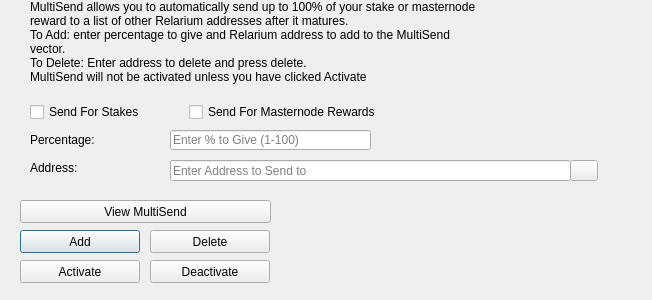
<?xml version="1.0" encoding="UTF-8"?>
<ui version="4.0">
 <class>MultiSendDialog</class>
 <widget class="QDialog" name="MultiSendDialog">
  <property name="windowModality">
   <enum>Qt::NonModal</enum>
  </property>
  <property name="geometry">
   <rect>
    <x>0</x>
    <y>0</y>
    <width>652</width>
    <height>300</height>
   </rect>
  </property>
  <property name="windowTitle">
   <string>MultiSend</string>
  </property>
  <widget class="QLineEdit" name="multiSendPercentEdit">
   <property name="geometry">
    <rect>
     <x>170</x>
     <y>130</y>
     <width>201</width>
     <height>20</height>
    </rect>
   </property>
   <property name="toolTip">
    <string>Enter whole numbers 1 - 100</string>
   </property>
   <property name="placeholderText">
    <string>Enter % to Give (1-100)</string>
   </property>
  </widget>
  <widget class="QLineEdit" name="multiSendAddressEdit">
   <property name="geometry">
    <rect>
     <x>170</x>
     <y>160</y>
     <width>401</width>
     <height>21</height>
    </rect>
   </property>
   <property name="toolTip">
    <string/>
   </property>
   <property name="placeholderText">
    <string>Enter Address to Send to</string>
   </property>
  </widget>
  <widget class="QLabel" name="label_2">
   <property name="geometry">
    <rect>
     <x>30</x>
     <y>0</y>
     <width>451</width>
     <height>121</height>
    </rect>
   </property>
   <property name="lineWidth">
    <number>1</number>
   </property>
   <property name="text">
    <string>MultiSend allows you to automatically send up to 100% of your stake or masternode reward to a list of other Relarium addresses after it matures.
To Add: enter percentage to give and Relarium address to add to the MultiSend vector.
To Delete: Enter address to delete and press delete.
MultiSend will not be activated unless you have clicked Activate</string>
   </property>
   <property name="alignment">
    <set>Qt::AlignLeading|Qt::AlignLeft|Qt::AlignTop</set>
   </property>
   <property name="wordWrap">
    <bool>true</bool>
   </property>
  </widget>
  <widget class="QLabel" name="message">
   <property name="geometry">
    <rect>
     <x>290</x>
     <y>200</y>
     <width>351</width>
     <height>91</height>
    </rect>
   </property>
   <property name="text">
    <string/>
   </property>
  </widget>
  <widget class="QPushButton" name="addButton">
   <property name="geometry">
    <rect>
     <x>20</x>
     <y>230</y>
     <width>120</width>
     <height>23</height>
    </rect>
   </property>
   <property name="toolTip">
    <string/>
   </property>
   <property name="statusTip">
    <string>Add to MultiSend Vector</string>
   </property>
   <property name="text">
    <string>Add</string>
   </property>
  </widget>
  <widget class="QPushButton" name="disableButton">
   <property name="geometry">
    <rect>
     <x>150</x>
     <y>260</y>
     <width>120</width>
     <height>23</height>
    </rect>
   </property>
   <property name="statusTip">
    <string>Deactivate MultiSend</string>
   </property>
   <property name="text">
    <string>Deactivate</string>
   </property>
  </widget>
  <widget class="QPushButton" name="addressBookButton">
   <property name="geometry">
    <rect>
     <x>570</x>
     <y>160</y>
     <width>28</width>
     <height>21</height>
    </rect>
   </property>
   <property name="toolTip">
    <string>Choose an address from the address book</string>
   </property>
   <property name="text">
    <string/>
   </property>
   <property name="icon">
    <iconset resource="../relarium.qrc">
     <normaloff>:/icons/address-book</normaloff>:/icons/address-book</iconset>
   </property>
   <property name="shortcut">
    <string>Alt+A</string>
   </property>
   <property name="autoDefault">
    <bool>false</bool>
   </property>
  </widget>
  <widget class="QLabel" name="label">
   <property name="geometry">
    <rect>
     <x>30</x>
     <y>130</y>
     <width>121</width>
     <height>20</height>
    </rect>
   </property>
   <property name="toolTip">
    <string>Percentage of stake to send</string>
   </property>
   <property name="text">
    <string>Percentage:</string>
   </property>
  </widget>
  <widget class="QLabel" name="label_5">
   <property name="geometry">
    <rect>
     <x>30</x>
     <y>160</y>
     <width>111</width>
     <height>16</height>
    </rect>
   </property>
   <property name="toolTip">
    <string>Address to send portion of stake to</string>
   </property>
   <property name="text">
    <string>Address:</string>
   </property>
  </widget>
  <widget class="QPushButton" name="deleteButton">
   <property name="geometry">
    <rect>
     <x>150</x>
     <y>230</y>
     <width>120</width>
     <height>23</height>
    </rect>
   </property>
   <property name="toolTip">
    <string/>
   </property>
   <property name="statusTip">
    <string>Delete Address From MultiSend Vector</string>
   </property>
   <property name="text">
    <string>Delete</string>
   </property>
  </widget>
  <widget class="QPushButton" name="activateButton">
   <property name="geometry">
    <rect>
     <x>20</x>
     <y>260</y>
     <width>120</width>
     <height>23</height>
    </rect>
   </property>
   <property name="statusTip">
    <string>Activate MultiSend</string>
   </property>
   <property name="text">
    <string>Activate</string>
   </property>
  </widget>
  <widget class="QPushButton" name="viewButton">
   <property name="geometry">
    <rect>
     <x>20</x>
     <y>200</y>
     <width>251</width>
     <height>23</height>
    </rect>
   </property>
   <property name="toolTip">
    <string/>
   </property>
   <property name="statusTip">
    <string>View MultiSend Vector</string>
   </property>
   <property name="text">
    <string>View MultiSend</string>
   </property>
  </widget>
  <widget class="QWidget" name="horizontalLayoutWidget">
   <property name="geometry">
    <rect>
     <x>30</x>
     <y>100</y>
     <width>351</width>
     <height>24</height>
    </rect>
   </property>
   <layout class="QHBoxLayout" name="horizontalLayout">
    <item>
     <widget class="QCheckBox" name="multiSendStakeCheckBox">
      <property name="text">
       <string>Send For Stakes</string>
      </property>
     </widget>
    </item>
    <item>
     <widget class="QCheckBox" name="multiSendMasternodeCheckBox">
      <property name="text">
       <string>Send For Masternode Rewards</string>
      </property>
     </widget>
    </item>
   </layout>
  </widget>
 </widget>
 <resources>
  <include location="../relarium.qrc"/>
 </resources>
 <connections/>
</ui>
